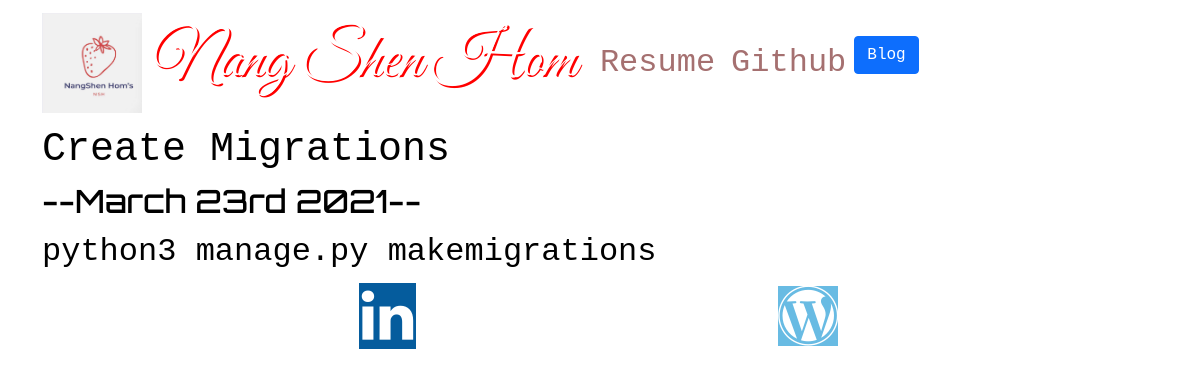
/blog/5/, run on the app's committed database.
### blog/models.py (models this page shows, shortened)
class Blog(models.Model):
    title = models.CharField( max_length=100)
    description = models.CharField(max_length=250)
    date = models.DateField()

### blog/views.py (the view)
# urls.py: path('<int:blog_id>/', views.detail, name = 'detail'),
def detail(request, blog_id):
    blog = get_object_or_404(Blog, pk=blog_id)
    return render(request, 'blog/detail.html', {'blog':blog})

### blog/templates/blog/detail.html
{% extends 'portfolio/base.html' %}
{% block content%}
<h1>{{ blog.title }}</h1>
<h2>--{{ blog.date|date:'F jS Y'}}--</h2>
{{blog.description|safe}}
{% endblock %}

### portfolio/static/portfolio/custom.css (style rules this page uses)
body { background-image: url(https://res.cloudinary.com/dcrioc0sw/image/upload/v1617898598/pawel-czerwinski-QY5U8JD3-tk-unsplash_r7dplp.jpg) ; font-family: 'Courier New', Courier, monospace; font-size: 2rem; color: black; }
h1 { font-family: 'Courier New', Courier, monospace; }
h2 { font-family: 'Orbitron', sans-serif; }

### data on the page
Blog: title "Create Migrations", date "March 23rd 2021", description "python3 manage.py makemigrations"
